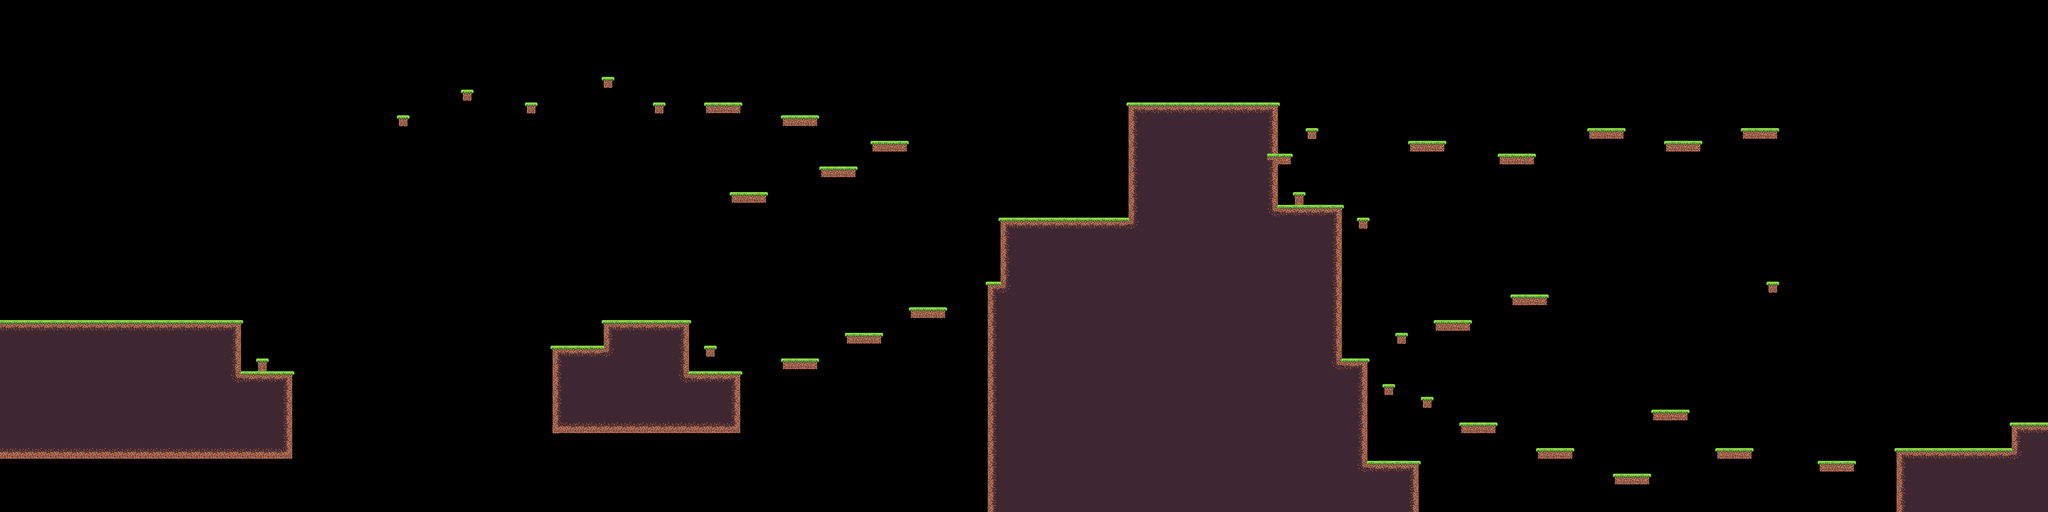

This is a level from a 2D game, rendered from its Tiled map with the project's own tilesets. A one-line summary and the map file follow, with tile-layer data summarised:
An orthogonal 160x40 tile map with 32x32 px tiles, 2 tile layers (Ground, Floating), 3 tilesets and 10 objects (4x fan_platform, 3x platform, player, castle, finish_flag).

<map version="1.10" tiledversion="1.10.2" orientation="orthogonal" renderorder="right-down" width="160" height="40" tilewidth="32" tileheight="32" infinite="0" nextlayerid="5" nextobjectid="85">
 <tileset firstgid="1" source="tilesetgrass.tsx" />
 <tileset firstgid="41" source="TreesAndGrass.tsx" />
 <tileset firstgid="45" source="castle.tsx" />
 <layer id="1" name="Ground" width="160" height="40">
  <data>[6400 cells, 1113 non-empty, 13 distinct tile ids]</data>
 </layer>
 <layer id="3" name="Floating" width="160" height="40">
  <data>[6400 cells, 172 non-empty, 17 distinct tile ids]</data>
 </layer>
 <objectgroup id="4" name="Objects">
  <object id="71" name="platform" x="3968" y="736">
   <point />
  </object>
  <object id="73" name="fan_platform" x="4096.67" y="718.667" width="226" height="8.66667">
   <properties>
    <property name="speed" type="int" value="140" />
   </properties>
  </object>
  <object id="74" name="fan_platform" x="4550" y="292" width="18" height="414">
   <properties>
    <property name="speed" type="int" value="120" />
   </properties>
  </object>
  <object id="76" name="player" x="1601" y="747.758">
   <point />
  </object>
  <object id="79" name="castle" gid="46" x="45.25" y="828" width="400" height="400" />
  <object id="80" name="fan_platform" x="1445.55" y="418.848" width="22" height="406.333">
   <properties>
    <property name="speed" type="int" value="120" />
   </properties>
  </object>
  <object id="81" name="platform" x="1632" y="480">
   <point />
  </object>
  <object id="82" name="fan_platform" x="1079" y="357.667" width="18" height="335.333">
   <properties>
    <property name="speed" type="int" value="120" />
   </properties>
  </object>
  <object id="83" name="platform" x="864" y="896">
   <point />
  </object>
  <object id="84" name="finish_flag" x="224" y="800">
   <point />
  </object>
 </objectgroup>
</map>
